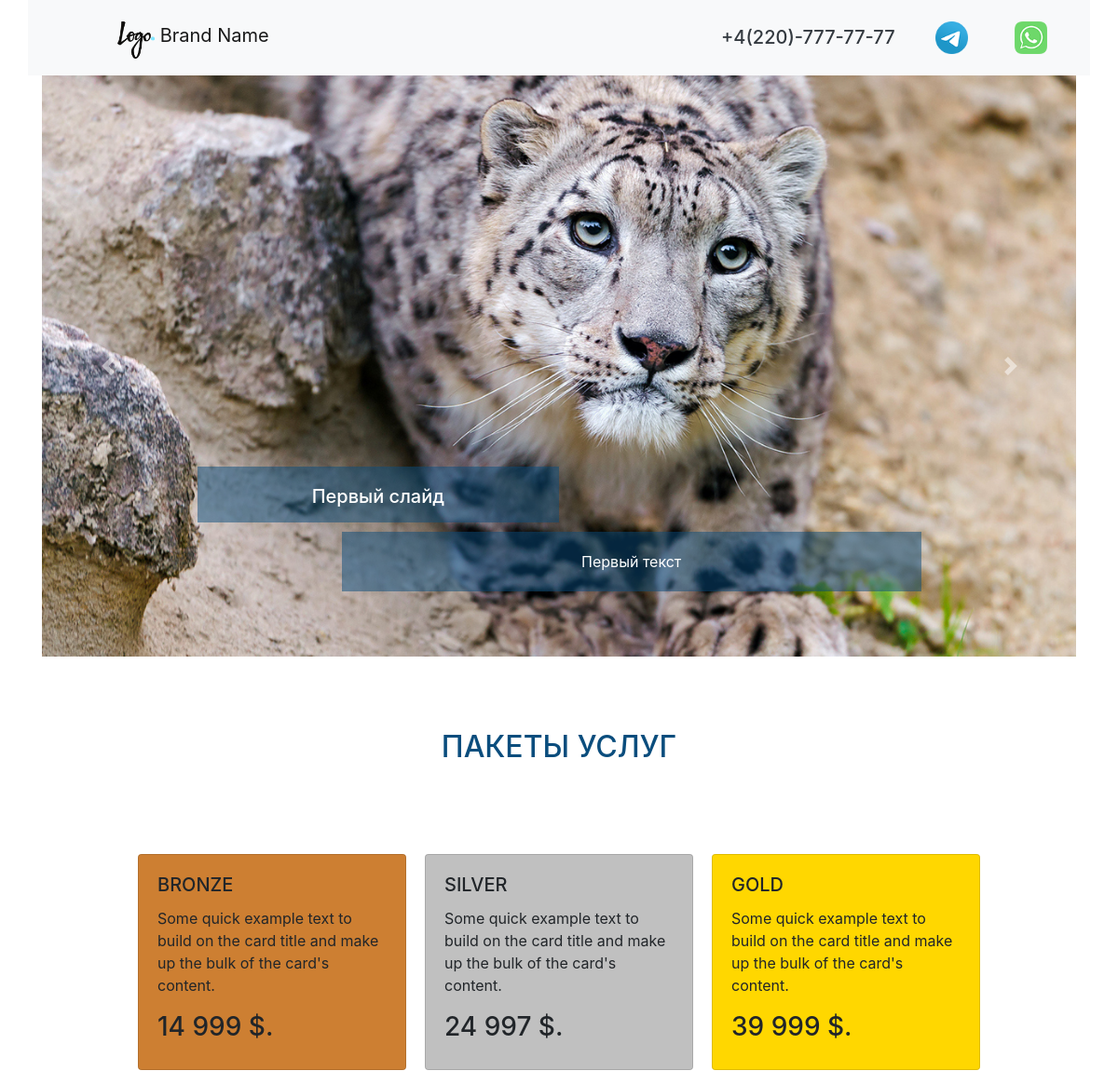
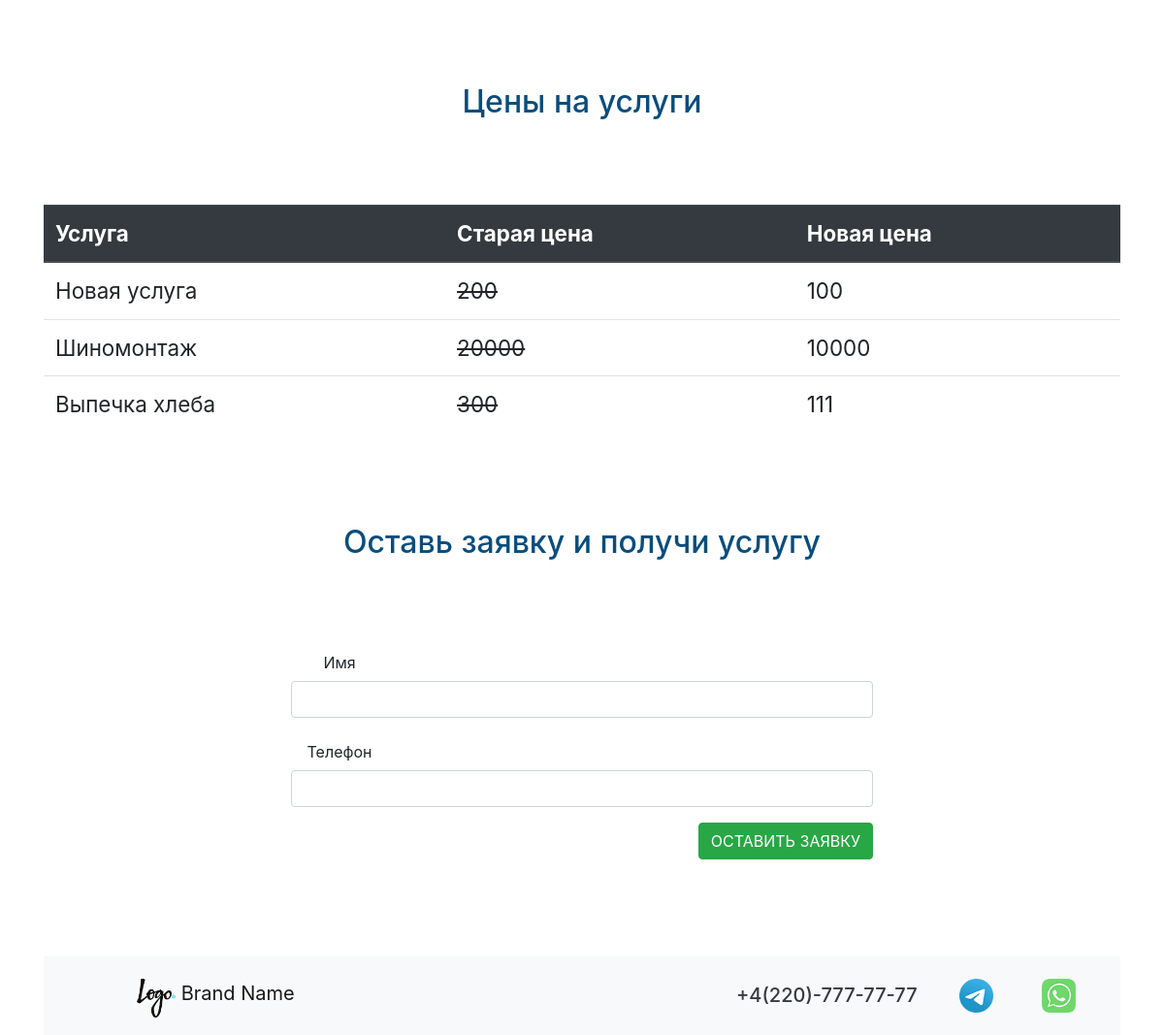
The page / on the database its author committed (2 pictures, top to bottom).
### cms/models.py (models this page shows, shortened)
class CmsSlider(models.Model):
    cms_img = models.ImageField(upload_to='sliderimg/')
    cms_title = models.CharField(max_length=200, verbose_name="Зоголовок")
    cms_text = models.CharField(max_length=200, verbose_name="Текст")
    cms_css = models.CharField(max_length=200, null=True, default='-', verbose_name="CSS класс")
    class Meta:
        verbose_name = "Слайд"
        verbose_name_plural = "Слайды"

### price/models.py (models this page shows, shortened)
class PriceCard(models.Model):
    pc_value = models.CharField(max_length=20, verbose_name="Цена")
    pc_description = models.CharField(max_length=200, verbose_name="Описание")
    def __str__(self):
        return self.pc_value
    class Meta:
        verbose_name = "Цены"
        verbose_name_plural = "Цены"

class PriceTable(models.Model):
    pt_title = models.CharField(max_length=200, verbose_name="Услуга")
    pt_old_price = models.CharField(max_length=200, verbose_name="Старая цена")
    pt_new_price = models.CharField(max_length=200, verbose_name="Новая цена")
    class Meta:
        verbose_name = "Услуги"
        verbose_name_plural = "Услуги"

### crm/views.py (the view)
# urls.py: path("", views.first_page),
def first_page(request):
    slider_list = CmsSlider.objects.all()
    pc_1 = PriceCard.objects.get(pk=1)
    pc_2 = PriceCard.objects.get(pk=2)
    pc_3 = PriceCard.objects.get(pk=3)
    price_table = PriceTable.objects.all()
    form = OrderForm()
    dict_obj = {"slider_list": slider_list,
                "pc_1": pc_1,
                "pc_2": pc_2,
                "pc_3": pc_3,
                "price_table": price_table,
                "form": form,
                }
    return render(request, "./index.html", dict_obj)

### crm/forms.py
class OrderForm(forms.Form):
    name = forms.CharField(max_length=200, widget=forms.TextInput(attrs={"class": "form-control"}))
    phone = forms.CharField(max_length=200, widget=forms.TextInput(attrs={"class": "form-control"}))

### templates/index.html (shortened to what this page needs)
{% extends  'base.html' %}
{% load static %}
{% block index %}
{% include 'carusel.html' %}
{% include 'price.html' %}
<section>
    <div class="container class_form">
        <h1 class="text-3">Оставь заявку и получи услугу</h1>
        <div class="row justify-content-center">
            <form action="{% url 'thanks_page' %}" method="POST" style="width: 50%;">
                <div class="form-group row">
                    <label for="inputEmail3" class="col-sm-2 col-form-label">Имя</label><br>
                    {{ form.name }}
                </div>
                <div class="form-group row">
                    <label for="inputEmail3" class="col-sm-2 col-form-label">Телефон</label><br>
                    {{ form.phone }}
                </div>
                <div style="float: right;" class="form-group row">
                    <button type="submit" class="btn btn-success">ОСТАВИТЬ ЗАЯВКУ</button>
                </div>
            </form>
        </div>
    </div>
</section>
{% endblock %}

### templates/base.html (shortened to what this page needs)
{% load static %}
<!doctype html>
<html lang="ru">
  <head>
    <link href="{% static 'external.css' %}" rel="stylesheet">
    <link rel="stylesheet" href="https://cdn.jsdelivr.net/npm/bootstrap@4.5.3/dist/css/bootstrap.min.css">
  </head>
  <body>
	<nav class="navbar navbar-light bg-light container">
	  <a class="navbar-brand logo-top" href="#">
	    <img src="{% static 'img/Logo.png' %}" width="40" height="40" class="d-inline-block align-top" alt="" loading="lazy">
	    Brand Name
	  </a>
	  <div class="contact-top">
                <a class="whatsapp-number" href="https://web.whatsapp.com/"></a>
                <a class="telegram-number" href="https://t.me/"></a>
              <a class="phone-number text-dark" href="tel:+4(220)-777-77-77">
              	<h5>+4(220)-777-77-77</h5></a>
      </div>
	</nav>
{% block index %}
{% endblock %}
<footer>
  		<div class="container">
  			<nav class="navbar navbar-light bg-light container">
			    <a class="navbar-brand logo-top" href="#">
			    	<img src="{% static 'img/Logo.png' %}" width="40" height="40" class="d-inline-block align-top" alt="" loading="lazy">
			    	Brand Name
			    </a>
	  			<div class="contact-top">
	                <a class="whatsapp-number" href="https://web.whatsapp.com/"></a>
	                <a class="telegram-number" href="https://t.me/"></a>
	              	<a class="phone-number text-dark" href="tel:+4(220)-777-77-77">
	              	<h5>+4(220)-777-77-77</h5></a>
      			</div>
			</nav>
  		</div>
  	    </footer>
  </body>
</html>

### templates/carusel.html (shortened to what this page needs)
{% load static %}
<section>
    <div id="carouselExampleCaptions" class="carousel slide container" data-ride="carousel">
        <div class="carousel-inner">
            {% for slide in slider_list %}
            <div class="carousel-item {{ slide.cms_css }}">
                <img src="{{ slide.cms_img.url }}" class="d-block w-100" alt="...">
                <div class="carousel-caption d-none d-md-block">
                    <h5 class="slaider_h">{{ slide.cms_title }}</h5>
                    <p class="slaider_p">{{ slide.cms_text }}</p>
                </div>
            </div>
            {% endfor %}
        </div>
        <a class="carousel-control-prev" href="#carouselExampleCaptions" role="button" data-slide="prev">
            <span class="carousel-control-prev-icon" aria-hidden="true"></span>
        </a>
        <a class="carousel-control-next" href="#carouselExampleCaptions" role="button" data-slide="next">
            <span class="carousel-control-next-icon" aria-hidden="true"></span>
        </a>
    </div>
</section>

### templates/price.html
<section>
  		<div class="container">
  			<h1 class="text-3">ПАКЕТЫ УСЛУГ</h1>
  			<div class="row justify-content-center">
  				<div class="card product_card" style="width: 18rem; background-color: #cd7f32;">
				  <div class="card-body">
				    <h5 class="card-title">BRONZE</h5>
				    <p class="card-text">Some quick example text to build on the card title and make up the bulk of the card's content.</p>
				    <h3>{{ pc_1 }} $.</h3>
				  </div>
				</div>
				<div class="card product_card" style="width: 18rem; background-color: #c0c0c0;">
				  <div class="card-body">
				    <h5 class="card-title">SILVER</h5>
				    <p class="card-text">Some quick example text to build on the card title and make up the bulk of the card's content.</p>
				    <h3>{{ pc_2 }} $.</h3>
				  </div>
				</div>
				<div class="card product_card" style="width: 18rem; background-color: #ffd700;">
				  <div class="card-body">
				    <h5 class="card-title">GOLD</h5>
				    <p class="card-text">Some quick example text to build on the card title and make up the bulk of the card's content.</p>
				    <h3>{{ pc_3 }} $.</h3>
				  </div>
				</div>
  			</div>
  		</div>
  	</section>
  	<section>
  		<div class="container">
  			<h1 class="text-3">Цены на услуги</h1>
  			<table class="table table_one">
			  <thead class="thead-dark">
			    <tr>
			      <th scope="col">Услуга</th>
			      <th scope="col">Старая цена</th>
			      <th scope="col">Новая цена</th>
			    </tr>
			  </thead>
			  <tbody>
			  {% for obj in price_table %}
			    <tr>
			      <td>{{ obj.pt_title }}</td>
			      <td><del>{{ obj.pt_old_price }}</del></td>
			      <td>{{ obj.pt_new_price }}</td>
			    </tr>
			  {% endfor %}
			  </tbody>
			</table>
  		</div>
  	</section>

### landingpagewebsite/static/external.css (style rules this page uses)
.logo-top { width: 100px; height: 40px; float: left; margin: 0px 0px 5px 80px; }
.phone-number { width: 200px; height: 40px; float: right; margin: 20px 10px 5px 20px; }
.whatsapp-number { width: 35px; height: 35px; float: right; margin: 15px 30px 5px 20px; background: url(./img/wa-image-color.png) no-repeat center top / cover; transition: 0.5s ease-in-out; }
.telegram-number { width: 35px; height: 35px; float: right; margin: 15px 30px 5px 20px; background: url(./img/tg-image-color.png) no-repeat center top / cover; transition: 0.5s ease-in-out; }
.slaider_h { height: 60px; width: 50%; margin: 30px 0px 10px 0px; padding-top: 20px; background-color: rgba(10, 77, 125, 0.5); text-align: center; }
.slaider_p { height: 100%; width: 80%; float: right; margin: 0px 0px 30px 0px; padding-top: 20px; padding-bottom: 20px; background-color: rgba(10, 77, 125, 0.5); text-align: center; }
.text-3 { color: rgb(10, 77, 125); font-size: 2em; text-align: center; padding-top: 7%; padding-bottom: 7%; }
.product_card { margin: 10px; }
.table_one { font-size: 1.4em; }
.class_form { text-align: center; padding-bottom: 7%; }

### rows shown on the page
CmsSlider: cms_img (picture), cms_title "Первый слайд", cms_text "Первый текст"
PriceCard: pc_value "14 999"
PriceCard: pc_value "24 997"
PriceCard: pc_value "39 999"
PriceTable: pt_title "Новая услуга", pt_old_price "200", pt_new_price "100"
PriceTable: pt_title "Шиномонтаж", pt_old_price "20000", pt_new_price "10000"
PriceTable: pt_title "Выпечка хлеба", pt_old_price "300", pt_new_price "111"
